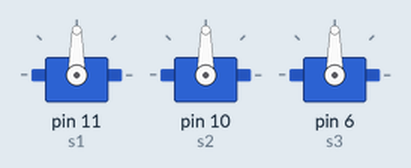
Simulated run of this sketch. Board: Arduino Uno, built with avr-gcc and run on an emulated ATmega328P. Parts: 3 × servo.

Above: at 0.05 s.
At 2.25 s:
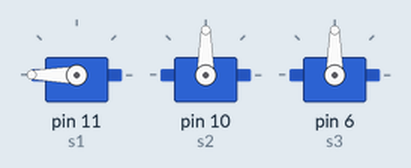
At 4.5 s:
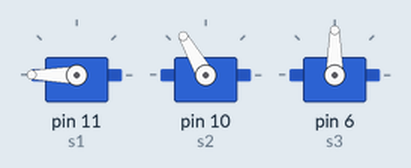
At 9.0 s:
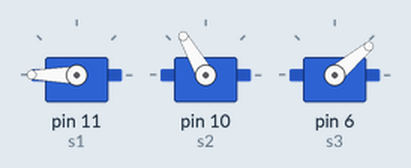
At 15.05 s:
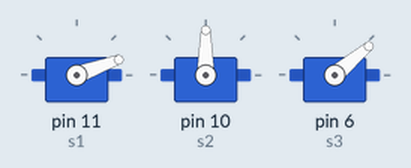
At 18.0 s:
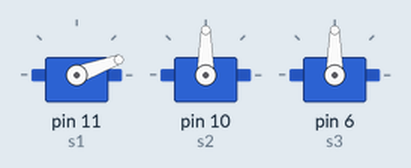
Timing chart, 0 to 20.7 s (numbered marks = the images above):
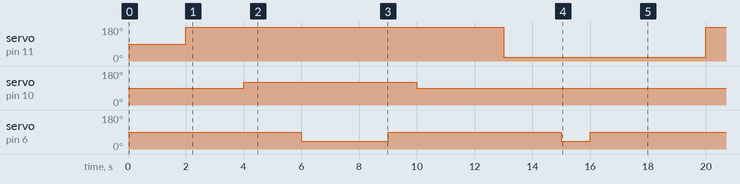

The sketch:

cobot.ino
```cpp
#include<Servo.h>
Servo s1; // Initialise the servo motor 1
Servo s2; // Initialise the servo motor 2
Servo s3; // Initialise the servo motor 3
void setup()
{
  s1.attach(11);
  s2.attach(10);
  s3.attach(6);

 }
void loop()
{ for(;;)
 {
  delay(2000);
  s1.write(180); // Servo 1 i.e Base of cobot going towards table 1
  delay(2000);   // delay of 2 second
  s2.write(120); // Servo 2 i.e Arm of cobot moving downwards
  delay(2000);   // delay of 2 second
  s3.write(40);  // Servo 3 i.e Gripper is opening to grab the object
  delay(3000);    // delay of 3 second
  s3.write(90);   // Servo 3 i.e Gripper is closing to grab the object
  delay(1000);    // delay of 1 second
  s2.write(90);   // Servo 2 i.e Arm of cobot moving upwards to its initial position
  delay(3000);    // delay of 3 second
  s1.write(20);   // Servo 1 i.e Base of cobot going towards table 2
  delay(2000);    // delay of 2 second
  s3.write(40);   // Servo 3 i.e Gripper is opening to place the object
  delay(1000);    // delay of 1 second
  s3.write(90);   // Servo 3 i.e Gripper is close.
  delay(2000);    // delay of 2 second

}

}
```

Measured:
- by itself, servo on pin 11 (s1): alternates 180° for 11.0 s and 20° for 7.0 s
- by itself, servo on pin 10 (s2): alternates 120° for 6.0 s and 90° for 12.0 s
- by itself, servo on pin 6 (s3): 90° → 40° at 6.0 s, → 90° 3.0 s later, → 40° 6.0 s later, → 90° 1.0 s later, … (8 changes in this stretch)
